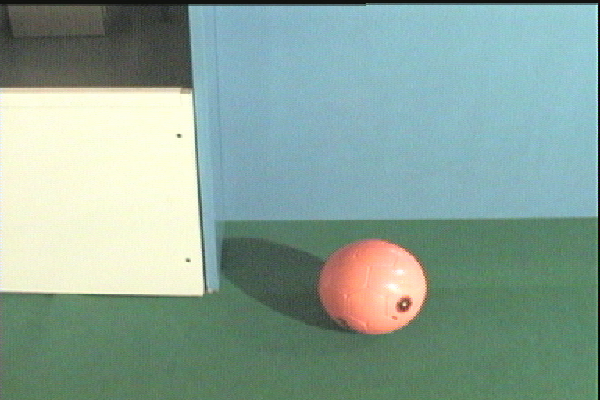
#> input picture Sem7/IVP/Code/4/ball.bmp, 600 x 400 px
$ python 4b.py
#> lines starting #> are read from the running program, lines starting #| are printed output that depends on the picture
import numpy as np
import cv2
import math

img = cv2.imread('ball.bmp', 1)
#> img is the input picture: shape (400, 600, 3); mean B, G, R 152.2, 163.6, 137.4
hsv = cv2.cvtColor(img, cv2.COLOR_BGR2HSV)
#> hsv: shape (400, 600, 3); mean H, S, V 68.2, 63.9, 170.3
cv2.imshow('Image', img)
cv2.imshow('HSV ', hsv)
edges = cv2.Canny(hsv, 200, 200)
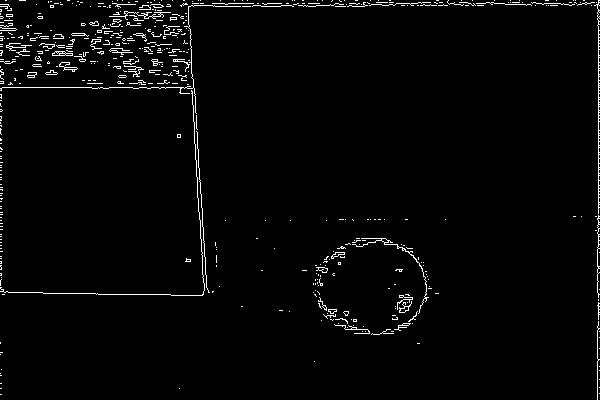
#> edges: shape (400, 600); 2.3% white in thin lines or dots
cv2.imshow('Edges', edges)
cv2.waitKey(0)
cv2.destroyAllWindows()
